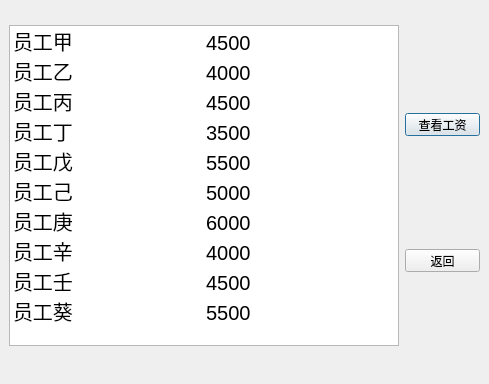
<?xml version="1.0" encoding="UTF-8"?>
<ui version="4.0">
 <class>WageDialog</class>
 <widget class="QDialog" name="WageDialog">
  <property name="geometry">
   <rect>
    <x>0</x>
    <y>0</y>
    <width>489</width>
    <height>384</height>
   </rect>
  </property>
  <property name="windowTitle">
   <string>Dialog</string>
  </property>
  <widget class="QListWidget" name="listWidget">
   <property name="geometry">
    <rect>
     <x>9</x>
     <y>25</y>
     <width>390</width>
     <height>321</height>
    </rect>
   </property>
   <item>
    <property name="text">
     <string>员工甲                        4500</string>
    </property>
    <property name="font">
     <font>
      <pointsize>15</pointsize>
     </font>
    </property>
    <property name="icon">
     <iconset resource="Resources.qrc">
      <normaloff>:/image/lisi.png</normaloff>:/image/lisi.png</iconset>
    </property>
    <property name="flags">
     <set>ItemIsSelectable|ItemIsUserCheckable|ItemIsEnabled</set>
    </property>
   </item>
   <item>
    <property name="text">
     <string>员工乙                        4000</string>
    </property>
    <property name="font">
     <font>
      <pointsize>15</pointsize>
     </font>
    </property>
    <property name="icon">
     <iconset resource="Resources.qrc">
      <normaloff>:/image/wujiu.png</normaloff>:/image/wujiu.png</iconset>
    </property>
   </item>
   <item>
    <property name="text">
     <string>员工丙                        4500</string>
    </property>
    <property name="font">
     <font>
      <pointsize>15</pointsize>
     </font>
    </property>
    <property name="icon">
     <iconset resource="Resources.qrc">
      <normaloff>:/image/sunqi.png</normaloff>:/image/sunqi.png</iconset>
    </property>
   </item>
   <item>
    <property name="text">
     <string>员工丁                        3500</string>
    </property>
    <property name="font">
     <font>
      <pointsize>15</pointsize>
     </font>
    </property>
    <property name="icon">
     <iconset resource="Resources.qrc">
      <normaloff>:/image/zhaoliu.png</normaloff>:/image/zhaoliu.png</iconset>
    </property>
   </item>
   <item>
    <property name="text">
     <string>员工戊                        5500</string>
    </property>
    <property name="font">
     <font>
      <pointsize>15</pointsize>
     </font>
    </property>
    <property name="icon">
     <iconset resource="Resources.qrc">
      <normaloff>:/image/wangwu.png</normaloff>:/image/wangwu.png</iconset>
    </property>
   </item>
   <item>
    <property name="text">
     <string>员工己                        5000</string>
    </property>
    <property name="font">
     <font>
      <pointsize>15</pointsize>
     </font>
    </property>
    <property name="background">
     <brush brushstyle="NoBrush">
      <color alpha="255">
       <red>0</red>
       <green>0</green>
       <blue>0</blue>
      </color>
     </brush>
    </property>
    <property name="icon">
     <iconset resource="Resources.qrc">
      <normaloff>:/image/zhangsan.png</normaloff>:/image/zhangsan.png</iconset>
    </property>
   </item>
   <item>
    <property name="text">
     <string>员工庚                        6000</string>
    </property>
    <property name="font">
     <font>
      <pointsize>15</pointsize>
     </font>
    </property>
    <property name="icon">
     <iconset resource="Resources.qrc">
      <normaloff>:/image/zhouba.png</normaloff>:/image/zhouba.png</iconset>
    </property>
   </item>
   <item>
    <property name="text">
     <string>员工辛                        4000</string>
    </property>
    <property name="font">
     <font>
      <pointsize>15</pointsize>
     </font>
    </property>
    <property name="icon">
     <iconset resource="Resources.qrc">
      <normaloff>:/image/zhengshi.png</normaloff>:/image/zhengshi.png</iconset>
    </property>
   </item>
   <item>
    <property name="text">
     <string>员工壬                        4500</string>
    </property>
    <property name="font">
     <font>
      <pointsize>15</pointsize>
     </font>
    </property>
    <property name="icon">
     <iconset resource="Resources.qrc">
      <normaloff>:/image/xiongda.png</normaloff>:/image/xiongda.png</iconset>
    </property>
   </item>
   <item>
    <property name="text">
     <string>员工葵                        5500</string>
    </property>
    <property name="font">
     <font>
      <pointsize>15</pointsize>
     </font>
    </property>
    <property name="icon">
     <iconset resource="Resources.qrc">
      <normaloff>:/image/manage.ico</normaloff>:/image/manage.ico</iconset>
    </property>
   </item>
  </widget>
  <widget class="QPushButton" name="SeeWageButton">
   <property name="geometry">
    <rect>
     <x>405</x>
     <y>113</y>
     <width>75</width>
     <height>23</height>
    </rect>
   </property>
   <property name="text">
    <string>查看工资</string>
   </property>
  </widget>
  <widget class="QPushButton" name="ReturnButton">
   <property name="geometry">
    <rect>
     <x>405</x>
     <y>249</y>
     <width>75</width>
     <height>23</height>
    </rect>
   </property>
   <property name="text">
    <string>返回</string>
   </property>
  </widget>
  <widget class="QLabel" name="label">
   <property name="geometry">
    <rect>
     <x>0</x>
     <y>0</y>
     <width>491</width>
     <height>381</height>
    </rect>
   </property>
   <property name="styleSheet">
    <string notr="true">border-image: url(:/image/background_meitu_2.png);</string>
   </property>
   <property name="text">
    <string/>
   </property>
  </widget>
  <zorder>label</zorder>
  <zorder>listWidget</zorder>
  <zorder>SeeWageButton</zorder>
  <zorder>ReturnButton</zorder>
 </widget>
 <resources>
  <include location="Resources.qrc"/>
 </resources>
 <connections/>
</ui>
